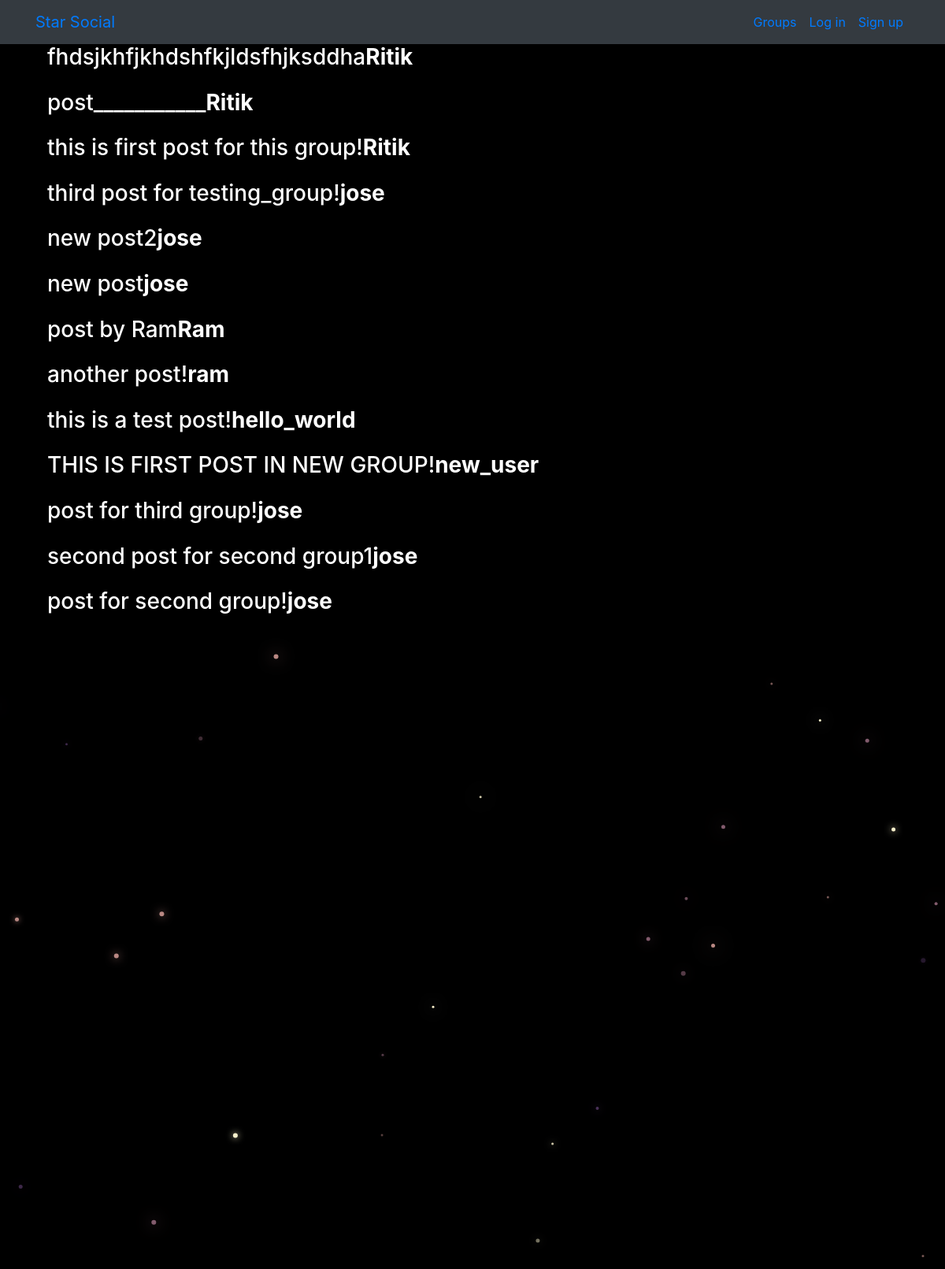
/posts/, run on the app's committed database.
### posts/models.py (models this page shows, shortened)
class Post(models.Model):
    user = models.ForeignKey(User,related_name='posts',on_delete=models.CASCADE,unique=True)
    created_at = models.DateTimeField(auto_now=True)
    message = models.TextField()
    message_html = models.TextField(editable=False)
    group = models.ForeignKey(Group,related_name='posts',null=True,blank=True,on_delete=models.CASCADE)
    class Meta():
        ordering = ['-created_at']
        unique_together = ['user','message']

### posts/views.py (the view)
# urls.py: path('',views.PostList.as_view(),name='all'),
class PostList(SelectRelatedMixin,generic.ListView):
    model = models.Post
    select_related = ('user','group')

### posts/templates/posts/post_list.html (shortened to what this page needs)
{% extends "posts/post_base.html" %}
{% block post_content %}
<div class="col-md-8">
	{% for post in post_list %}
  {% include "posts/_post.html" %}
	{% endfor %}
</div>
{% endblock %}

### posts/templates/posts/_post.html (shortened to what this page needs)
<div class="post media">
	<h3>{{ post.message_html|safe }} </h3>
	<div class="media-body">
		<h3><b> {{ post.user.username }}</b></h3>
	</div>
</div>

### static/simplesocial/css/master.css (style rules this page uses)
body { margin: 0; overflow: hidden; background-color: black; color:white; }

### data on the page
Post: message_html "fhdsjkhfjkhdshfkjldsfhjksddha", user.username "Ritik"
Post: message_html "post___________", user.username "Ritik"
Post: message_html "this is first post for this group!", user.username "Ritik"
Post: message_html "third post for testing_group!", user.username "jose"
Post: message_html "new post2", user.username "jose"
Post: message_html "new post", user.username "jose"
Post: message_html "post by Ram", user.username "Ram"
Post: message_html "another post!", user.username "ram"
Post: message_html "this is a test post!", user.username "hello_world"
Post: message_html "THIS IS FIRST POST IN NEW GROUP!", user.username "new_user"
Post: message_html "post for third group!", user.username "jose"
Post: message_html "second post for second group1", user.username "jose"
Post: message_html "post for second group!", user.username "jose"
